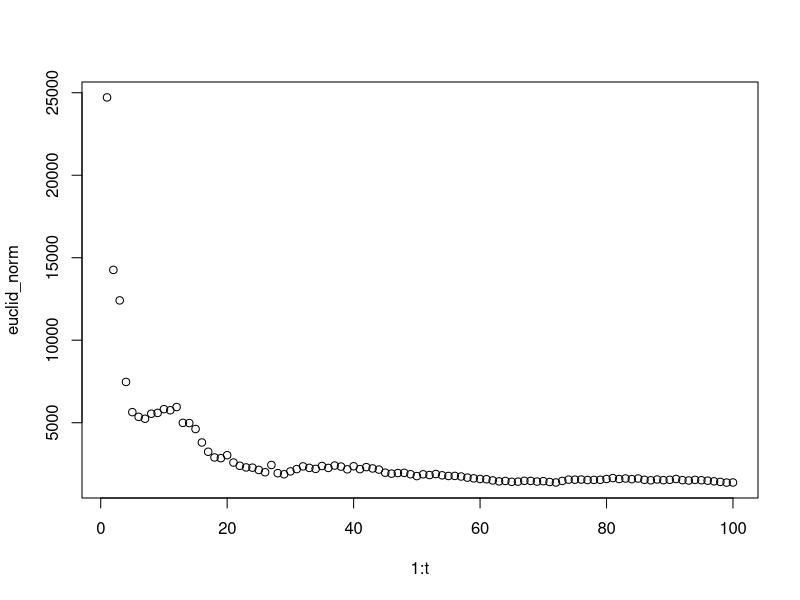
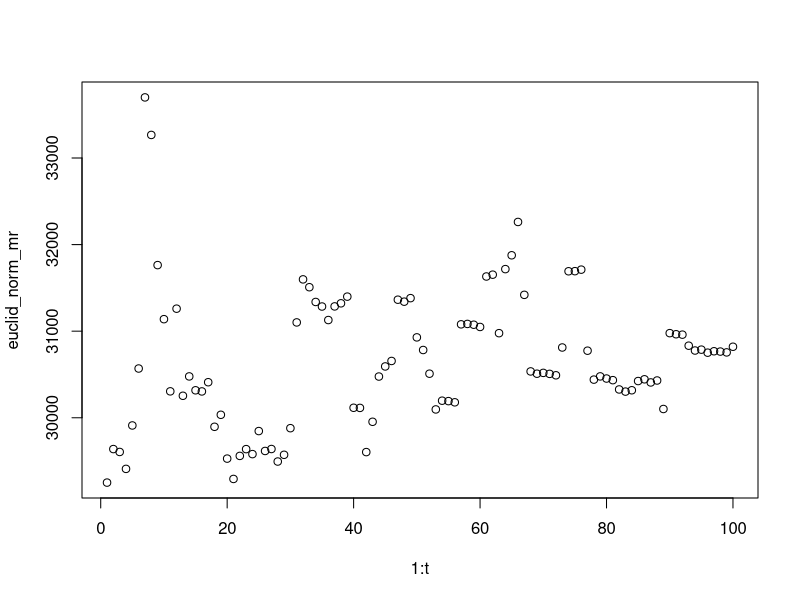

Reproduce these figures in R, in order.
## ---- chunk 1
ratings <- as.vector(runif(10, min = 1400, max = 1600))
ratings = sort(ratings)
#This rating vector represents the true underlying ratings of players. However, we will assume each player starts with a provisional rating of 1500. 
ratings = ratings - (mean(ratings) - 1500)
## ---- chunk 2
no_tie <- function(r1, r2, coef = -log(10)/400){
  prob <- 1/(1+exp(coef*(r1-r2)))
  return(prob)
}
## ---- chunk 3
no_tie(1500,1400)
no_tie(1400,1300)
no_tie(2000,1000)
## ---- chunk 4
#glicko_prob <- function(r1, r2, s){
  #prob <- (10^((r1-r2)/400))^s/(1+10^((r1-r2)/400))
  #return(prob)
#}
#s {0, 1/2, 1}
## ---- chunk 5
#glicko_prob(1500,1400,1)
#glicko_prob(1500,1400,1/2)
#glicko_prob(1500,1400,0)
#Don't add to 1... How did we make sense of this?
## ---- chunk 6
rbinom(1, 1, no_tie(ratings[1], ratings[2]))
## ---- chunk 7
p_matrix_real <- matrix(, nrow = 10, ncol = 10)
for(j in 1:10){
   for(i in 1:10){
        p_matrix_real[i,j] = no_tie(ratings[i], ratings[j])
   }
}

## ---- chunk 8
s_matrix <- matrix(, nrow = 10, ncol = 10)
for(j in 1:10){
   for(i in 1:j){
        s_matrix[i,j] = 2*rbinom(1, 1, no_tie(ratings[i], ratings[j]))-1
   }
}
for(j in 1:10){
   for(i in j:10){
        s_matrix[i,j] = -s_matrix[j,i]
   }
}
for(j in 1:10){
   for(i in j:j){
        s_matrix[i,j] = 0
   }
}
## ---- chunk 9
priors <- c(rep(1500, 10))
sum = 1
t = 100
euclid_norm <- c(rep(NULL, t))

for(n in 1:t){
p_matrix <- matrix(, nrow = 10, ncol = 10)
for(j in 1:10){
   for(i in 1:10){
        p_matrix[i,j] = no_tie(priors[i], priors[j])
   }
}
s_matrix <- matrix(, nrow = 10, ncol = 10)
for(j in 1:10){
   for(i in 1:j){
        s_matrix[i,j] = 2*rbinom(1, 1, no_tie(ratings[i], ratings[j]))-1
   }
}
for(j in 1:10){
   for(i in j:10){
        s_matrix[i,j] = -s_matrix[j,i]
   }
}
for(j in 1:10){
   for(i in j:j){
        s_matrix[i,j] = 0
   }
}
#s_matrix[1,]
#sum(s_matrix[1,])
#Note that this value is the number is wins - losses. Since wins + losses = 9 games, we can sum these values and divide by two to get wins, and the rest are losses.
posteriors <- c(rep(NULL, 10))
for (i in 1:10){
  posteriors[i] <- priors[i] + 32/(sum)*((sum(s_matrix[i,])+9)/2 - sum(p_matrix[i,]) + 0.5)
}
priors = posteriors
euclid_norm[n] = sum((ratings - priors)^2)
sum = sum + 1

}

## ---- chunk 10

# ratings
# mean(ratings)
# posteriors
# sum((ratings - posteriors)^2)
plot(1:t, euclid_norm)
## ---- chunk 11
#Checking convergence
euclid_norm[t]
ratings
priors
## ---- chunk 12
GetBTProb <- function(skills, coeff=1) {
  n <- length(skills)
  skillMat <- matrix(rep(skills,n),nrow=n,byrow=TRUE)
  probMat <- as.matrix((1+exp(coeff*(skillMat-t(skillMat))))^(-1))
  return(probMat)
}
# Function for computing Thurstone-Mosteller probabilities.
GetTMProb <- function(skills, coeff=1) {
  n <- length(skills)
  probMat <- matrix(0,n,n)
  for(j in 1:n) probMat[,j] <- pnorm(skills,
                                     mean = skills[j],
                                     sd=1/coeff)
  probMat
}
## ---- chunk 13
q = log(10)/400
p_matrix <- GetBTProb(ratings, q)
#p_matrix[1,4]
## ---- chunk 14
MatchRandomly <- function(m,n=1000) {
  matchups <- data.frame("i" = rep(0,n))
  matchups$i <- ceiling(runif(n,min=0,max=m))
  matchups$j <- ((matchups$i-1 + ceiling(runif(n,min=0,max=m-1))) %% m)+1
  return(matchups)
}
## ---- chunk 15
MatchRandomly(length(ratings), 10)
## ---- chunk 16
priors_mr <- c(rep(1500, 10))
euclid_norm_mr <- c(rep(NULL, t))
time_mr <- 1
matchups <- MatchRandomly(length(ratings), t)
mr_results <- matrix(, nrow = 1, ncol = t)
for(j in 1:t){
  mr_results[1,j] = rbinom(1, 1, p_matrix[matchups[j,1], matchups[j,2]])
}
for(i in 1:t){
  priors_mr[matchups[i, 1]] <- priors_mr[matchups[i, 1]] + 32/time_mr*(mr_results[1, i] - p_matrix[matchups[i,1], matchups[i,2]])
  priors_mr[matchups[i, 2]] <- priors_mr[matchups[i, 1]] + 32/time_mr*(-mr_results[1, i] + p_matrix[matchups[i,1], matchups[i,2]])
  euclid_norm_mr[i] = sum((ratings - priors_mr)^2)
  time_mr = time_mr + 1
}

## ---- chunk 17
plot(1:t, euclid_norm_mr)
